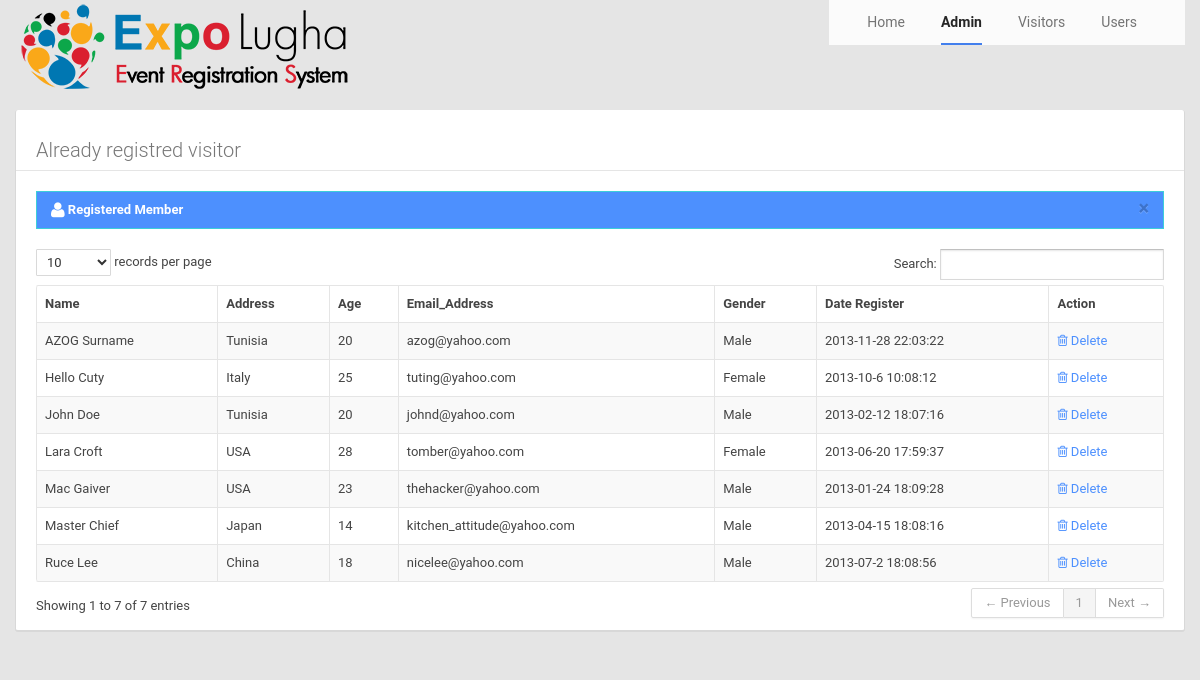
Screenshot of /admin/home.php?p=visitors (signed in) with the database file from the repository.
### tables this page shows
CREATE TABLE IF NOT EXISTS `reg_member` (
  `member_id` int(11) NOT NULL AUTO_INCREMENT,
  `firstname` varchar(100) NOT NULL,
  `lastname` varchar(100) NOT NULL,
  `address` varchar(100) NOT NULL,
  `email` varchar(100) NOT NULL,
  `c_number` varchar(20) NOT NULL,
  `gender` varchar(100) NOT NULL,
  `date` varchar(100) NOT NULL,
  `age` int(2) NOT NULL,
  `organisation` varchar(200) NOT NULL,
  PRIMARY KEY (`member_id`)
);

### admin/visitors.php (the view, shortened to what this page needs)
                 <table cellpadding="0" cellspacing="0" border="0" class="table table-striped table-bordered" id="example">
                     <div class="alert alert-info">
                         <button type="button" class="close" data-dismiss="alert">&times;</button>
                         <strong><i class="icon-user icon-large"></i>&nbsp;Registered Member</strong>
                     </div>
                     <thead>
                         <tr>
                             <th>Name</th>
                             <th>Address</th>
                             <th>Age</th>
                             <th>Email_Address</th>
                             <th>Gender</th>
                             <th>Date Register</th>
                             <th>Action</th>
                         </tr>
                     </thead>
                     <tbody>
<?php
$query=mysql_query("select * from reg_member")or die(mysql_error());
while($row=mysql_fetch_array($query)){
$id=$row['member_id'];
?>
                    		<tr class="del<?php echo $id ?>">
                                <td><?php echo $row['firstname']." ".$row['lastname']; ?></td>
                                <td><?php echo $row['address']; ?></td>
                                <td><?php echo $row['age']; ?></td>
                                <td><?php echo $row['email']; ?></td>
                                <td><?php echo $row['gender']; ?></td>
                                <td><?php echo $row['date']; ?></td>
                                <td><a  id="<?php echo $id;?>" class="delete_member"><i class="icon-trash"></i>&nbsp;Delete</a></td>
                         </tr>
	<?php } ?>
                     </tbody>
                 </table>

### admin/header.php (shortened to what this page needs)
<!DOCTYPE html>
<html lang="en">
    <head>
    <link href="../css/boot.min.css" rel="stylesheet" type="text/css" media="screen">
        <link href="../css/boot-responsive.min.css" rel="stylesheet" type="text/css" media="screen">
        <link href="../css/DT_bootstrap.css" rel="stylesheet" type="text/css" media="screen">
        <link href="../css/font-awesome.css" rel="stylesheet" type="text/css" media="screen">
        <link href="../css/adds.css" rel="stylesheet" type="text/css" media="screen">
    </head>
<body>
    <div class="container">
<img src="../img/event_registration_system.png"/>
<div class="pull-right">
<div class="navbar">
  <div class="navbar-inner">
    <ul class="nav">
      <li><a href="../index.php">Home</a></li>
      <li class="active"><a href="home.php">Admin</a></li>
      <li><a href="home.php?p=visitors">Visitors</a></li>
      <li><a href="home.php?p=users">Users</a></li>
    </ul>
  </div>
</div>
</div>

### admin/home.php (shortened to what this page needs)
<?php
include('header.php');
?>
<div class="card">
    <h2 class="card-heading simple">
        <span aria-hidden="true" class="icon-filter-2"></span> Already registred visitor
    </h2>
    <div class="card-body">
        <?php
        if (isset($_GET["p"])){
            $page=$_GET["p"];
            switch ($page) {
                case 'visitors':
                include('visitors.php');
                break;
            }
        }
        ?>
    </div>
</div>
</div>
</body>
</html>

### rows the page displays
reg_member: firstname "John", lastname "Doe", address "Tunisia", age "20", email "johnd@yahoo.com", gender "Male", date "2013-02-12 18:07:16"
reg_member: firstname "Lara", lastname "Croft", address "USA", age "28", email "tomber@yahoo.com", gender "Female", date "2013-06-20 17:59:37"
reg_member: firstname "Master", lastname "Chief", address "Japan", age "14", email "kitchen_attitude@yahoo.com", gender "Male", date "2013-04-15 18:08:16"
reg_member: firstname "Ruce", lastname "Lee", address "China", age "18", email "nicelee@yahoo.com", gender "Male", date "2013-07-2 18:08:56"
reg_member: firstname "Mac", lastname "Gaiver", address "USA", age "23", email "thehacker@yahoo.com", gender "Male", date "2013-01-24 18:09:28"
reg_member: firstname "Hello", lastname "Cuty", address "Italy", age "25", email "tuting@yahoo.com", gender "Female", date "2013-10-6 10:08:12"
reg_member: firstname "AZOG", lastname "Surname", address "Tunisia", age "20", email "azog@yahoo.com", gender "Male", date "2013-11-28 22:03:22"
